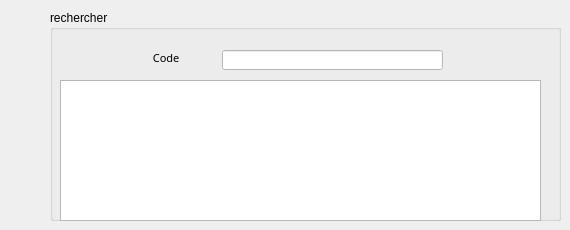
      <widget class="QWidget" name="tab_10">
       <attribute name="title">
        <string>rechercher convention</string>
       </attribute>
       <widget class="QGroupBox" name="groupBox_3">
        <property name="geometry">
         <rect>
          <x>50</x>
          <y>10</y>
          <width>511</width>
          <height>211</height>
         </rect>
        </property>
        <property name="title">
         <string>rechercher</string>
        </property>
        <widget class="QLineEdit" name="cherch_code">
         <property name="geometry">
          <rect>
           <x>172</x>
           <y>40</y>
           <width>221</width>
           <height>20</height>
          </rect>
         </property>
         <property name="font">
          <font>
           <family>MS Reference Sans Serif</family>
           <pointsize>8</pointsize>
           <weight>50</weight>
           <italic>false</italic>
           <bold>false</bold>
          </font>
         </property>
         <property name="styleSheet">
          <string notr="true">background-color: rgb(255, 255, 255);</string>
         </property>
        </widget>
        <widget class="QLabel" name="label_23">
         <property name="geometry">
          <rect>
           <x>100</x>
           <y>40</y>
           <width>51</width>
           <height>16</height>
          </rect>
         </property>
         <property name="font">
          <font>
           <family>MS Reference Sans Serif</family>
           <pointsize>8</pointsize>
           <weight>50</weight>
           <italic>false</italic>
           <bold>false</bold>
          </font>
         </property>
         <property name="cursor">
          <cursorShape>PointingHandCursor</cursorShape>
         </property>
         <property name="styleSheet">
          <string notr="true"/>
         </property>
         <property name="text">
          <string> Code</string>
         </property>
        </widget>
        <widget class="QTableView" name="tabrechconvention">
         <property name="geometry">
          <rect>
           <x>10</x>
           <y>70</y>
           <width>481</width>
           <height>141</height>
          </rect>
         </property>
        </widget>
       </widget>
      </widget>
